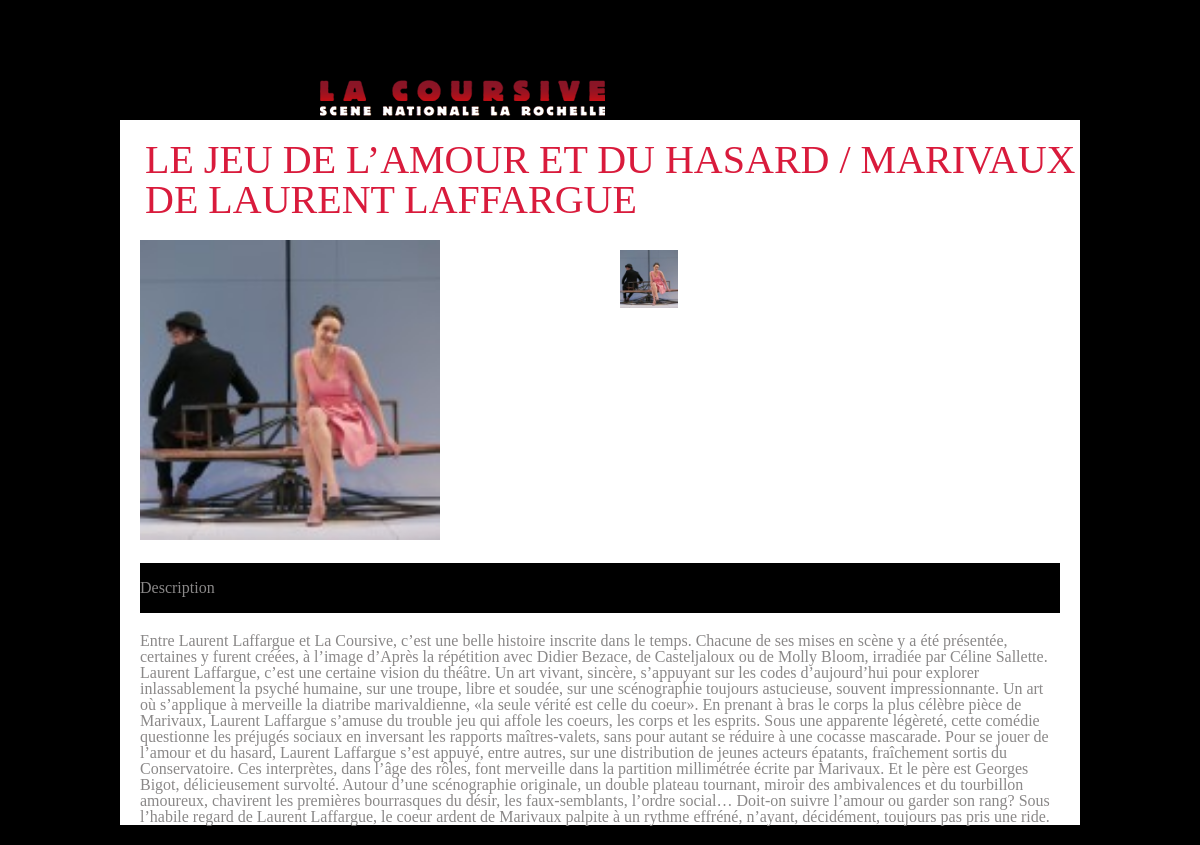
Page /coursive/spectacle.php?id=4 on the committed database.
### tables this page shows
CREATE TABLE `spectacle` (
  `id` int(11) NOT NULL,
  `nom` varchar(256) NOT NULL,
  `compagnie` varchar(256) NOT NULL,
  `type` int(11) NOT NULL,
  `date` date NOT NULL,
  `plusieursDate` tinyint(1) NOT NULL,
  `description` text NOT NULL,
  `photos` varchar(256) NOT NULL,
  `nomDossierPhotos` varchar(256) NOT NULL
);

### coursive/spectacle.php (the view, shortened to what this page needs)
<?php
require('utile.php');
$connexion=connexionBd();
    $id=$_GET['id'];
    $requeteID=$connexion->prepare("SELECT * FROM SPECTACLE where id=:id;");
    $requeteID->bindParam(':id', $id, PDO::PARAM_INT);
    $requeteID->execute();
    $tab=$requeteID->fetchAll(PDO::FETCH_ASSOC);
$nomDossier=$tab[0]['nomDossierPhotos'] ;
 $dirPhoto="photos/".$nomDossier ;
?>
<!DOCTYPE html>
<html>
<head>
    <link rel="stylesheet" href="css/reset.css">
    <link rel="stylesheet" href="css/style.css">
</head>
<body>
    <div class="wrap">
        <header>
            <h1><a href="#"><img src="img/logo.png" alt="la coursive la rochelle"></a></h1>
        </header>
        <main>
           <h2><?=$tab[0]['nom']?> de <?=$tab[0]['compagnie']?></h2>
            <section class="lesImages">
            <p class="grande"><img src="<?=$dirPhoto?>/<?=$tab[0]['photos']?>" alt=""></p>
             <ul class='images'>
                 <?php listeImage($dirPhoto)?>
            </ul>
            </section>
            <p class='description'>Description</p>
          <p><?=$tab[0]['description']?></p>
        </main>
    </div>
</body>
</html>

### coursive/utile.php (shortened to what this page needs)
<?php
    function listeImage($DIR)
    {
				$liste_rep = scandir($DIR);
				$num = count($liste_rep);
                $i=0;
				while($i<$num){
					$element=$liste_rep[$i];
                            if(($element != ".") && ($element != ".."))
							{
								$chemin=$DIR."/".$element;
                                echo "<li><img  src='".$chemin."' alt=''></li>";
							}
                        $i++;
                }
    }

### coursive/css/style.css (style rules this page uses)
body { background: #000; color:#8a8888; }
a { color:#8a8888; text-decoration: none; display: block; }
.wrap { width:960px; margin: 0 auto; }
.description { background-color: #000; color:#8a8888; line-height: 50px; margin:20px; }
header { overflow: hidden; }
header h1 { margin : 80px 0 0 200px; }
main { background-color: #fff; }
main>h2 { font-size: 40px; padding-top: 20px; padding-left: 25px; text-transform: uppercase; color :#d91b3c; }
main>section { margin :20px; }
main ul { padding-bottom: 25px; }
section ul li { display: inline-block; padding: 10px 20px; }
main>p { margin :20px; }
.lesImages { overflow: hidden; }
.images img { display: inline-block; width:58px; height:58px; }
.lesImages .grande { float:left; width:50%; }
.lesImages .images { float:right; width:50%; }
.lesImages .grande img { display: inline-block; width:300px; height:300px; }

### rows in the picture
spectacle: nom "LE JEU DE L’AMOUR ET DU HASARD / MARIVAUX", compagnie "LAURENT LAFFARGUE", nomDossierPhotos+photos (picture), nomDossierPhotos (picture), description "Entre Laurent Laffargue et La Coursive, c’est une belle histoire inscrite dans le temps. Chacune de ses mises en scène y a été présentée, certaines y furent créées, à l’image d’Après la répétition avec Didier Bezace, de Casteljaloux ou de Molly Bloom, irradiée par Céline Sallette. Laurent Laffargue, c’est une certaine vision du théâtre. Un art vivant, sincère, s’appuyant sur les codes d’aujourd’hui pour explorer inlassablement la psyché humaine, sur une troupe, libre et soudée, sur une scénographie toujours astucieuse, souvent impressionnante. Un art où s’applique à merveille la diatribe marivaldienne, «la seule vérité est celle du coeur». En prenant à bras le corps la plus célèbre pièce de…"
